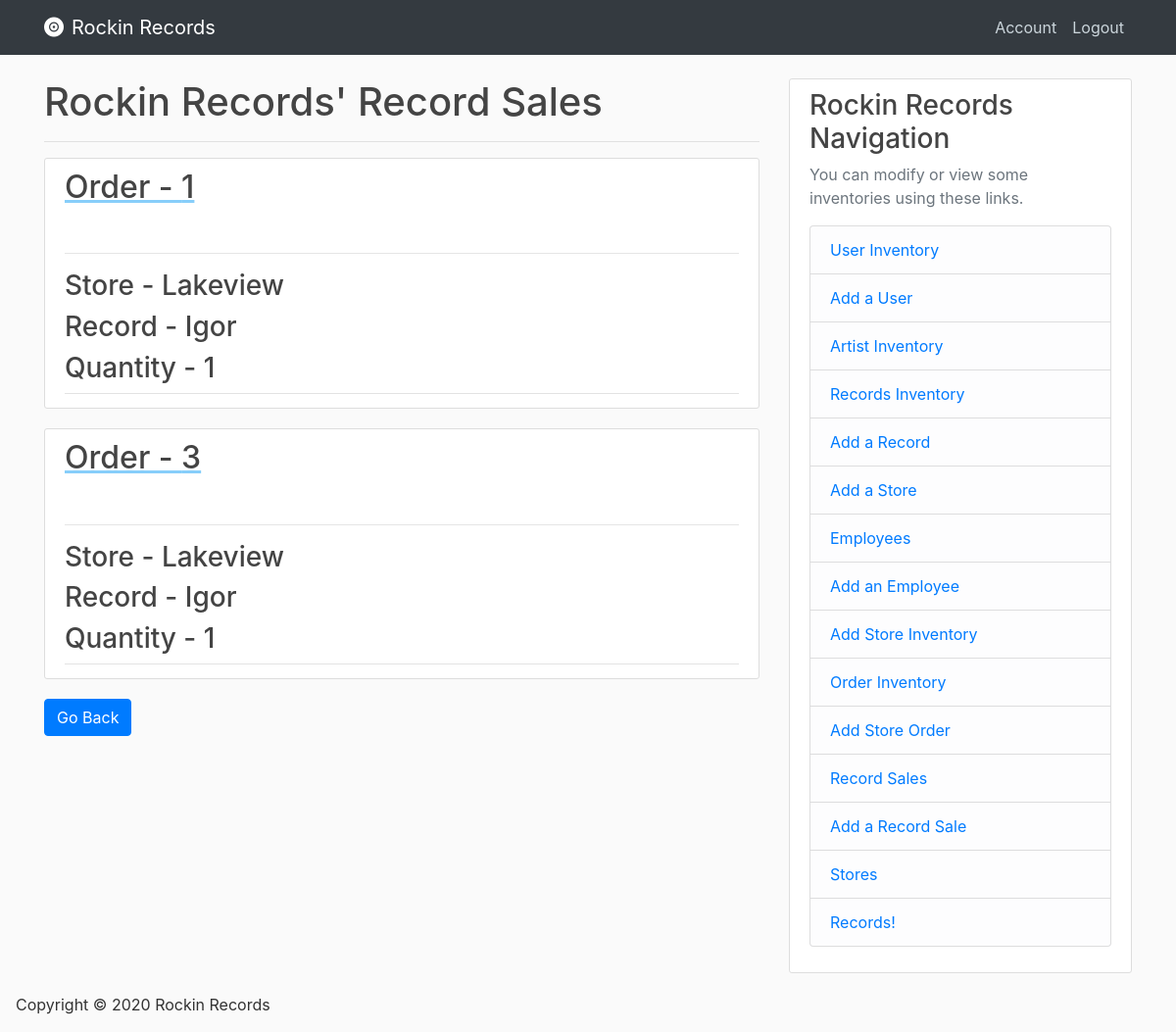
/recordsales (signed in), run on the app's committed database.
### database/models.py (models this page shows, shortened)
class RecordSales(db.Model):
    record_id = db.Column(db.Integer, db.ForeignKey('records.record_id'), primary_key=True, nullable=False)
    order_id = db.Column(db.Integer, db.ForeignKey('orders.order_id'), primary_key=True, nullable=False)
    quantity = db.Column(db.Integer, nullable=False)

class Stores(db.Model):
    store_id = db.Column(db.Integer, primary_key=True, nullable=False, autoincrement="auto")
    store_name = db.Column(db.String(120), nullable=False)
    street_address = db.Column(db.String(120), nullable=False)
    city_address = db.Column(db.String(120), nullable=False)
    state_address = db.Column(db.String(120), nullable=False)
    zip_address = db.Column(db.String(120), nullable=False)

class Records(db.Model):
    record_id = db.Column(db.Integer, primary_key=True, nullable=False, autoincrement="auto")
    record_name = db.Column(db.String(120), nullable=False)
    record_genre = db.Column(db.String(120), nullable=False)
    record_price = db.Column(db.Float, nullable=False)
    artist_id = db.Column(db.Integer, db.ForeignKey('artists.artist_id'), nullable=False)

### database/routes.py (the view)
@app.route('/recordsales', methods=['GET', 'POST'])
def record_sales():
    record_sale_query = RecordSales.query.join(Records, Records.record_id == RecordSales.record_id)\
        .add_columns(Records.record_id, Records.record_name, RecordSales.order_id, RecordSales.quantity)\
        .join(Orders, Orders.order_id == RecordSales.order_id)\
        .add_columns(Orders.order_date, Orders.store_id)\
        .join(Stores, Stores.store_id == Orders.store_id)\
        .add_columns(Stores.store_name)\
        .all()
    return render_template('record_sales.html', record_sales=record_sale_query)

### database/models.py (called while the page is built)
@login_manager.user_loader
def load_user(user_id):
    return Users.query.get(int(user_id))

### database/Templates/record_sales.html
{% extends "index.html" %}
{% block content %}
    <h1> Rockin Records' Record Sales </h1>
    <hr>
    {% for record_sale in record_sales %}
        <article class="media content-section">
            <div class="media-body">
                <div class="article-metadata">
                    <a class="mr-2" href="{{ url_for('record_sale', order_id=record_sale.order_id, record_id=record_sale.record_id) }}" style="text-decoration: underline; text-decoration-color: lightskyblue;" >
                    <h2> Order - {{ record_sale['order_id'] }}</h2>
                    </a>
                    <hr>
                    <h3> Store - {{ record_sale['store_name'] }}</h3>
                    <h3> Record - {{ record_sale['record_name'] }}</h3>
                    <h3> Quantity - {{ record_sale['quantity'] }}</h3>
                </div>
          </div>
        </article>
     {% endfor %}
     <div>
        <a href="{{ url_for('home') }} ">
          <button class='btn btn-primary'>
              Go Back
          </button>
        </a>
     </div>
{% endblock content %}

### database/static/css/main.css (style rules this page uses)
body { background: #fafafa; color: #333333; margin-top: 5rem; }
h1, h2, h3, h4, h5, h6 { color: #444444; }
.content-section { background: #ffffff; padding: 10px 20px; border: 1px solid #dddddd; border-radius: 3px; margin-bottom: 20px; }
.article-metadata { padding-bottom: 1px; margin-bottom: 4px; border-bottom: 1px solid #e3e3e3 }

### data on the page
RecordSales: order_id "1", store_name "Lakeview", record_name "Igor", quantity "1"
RecordSales: order_id "3", store_name "Lakeview", record_name "Igor", quantity "1"
